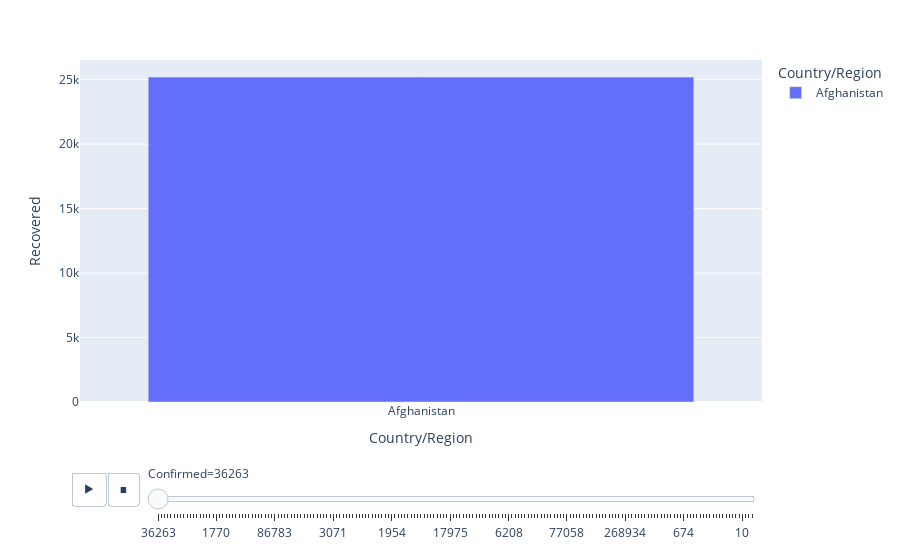

Source (notebook cell):
### Code cell
figure = px.bar(covid, x = 'Country/Region', y = 'Recovered',color = 'Country/Region', animation_frame ='Confirmed', template = 'plotly')
figure.update_layout(xaxis = {'categoryorder': 'total descending'})
figure.show()
